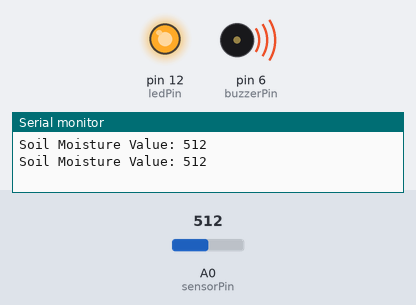
Recording of a sketch running on a simulated Arduino Uno, built with avr-gcc and run on an emulated ATmega328P. On the bench: output pins drawn as LEDs (lit = HIGH), buzzer (waves = sounding), the last lines printed to the serial monitor. The inputs (shaded band) are chosen by the test bench; at power-on: A0 (sensorPin) = 512.

Above: at 1.8 s.
1.9 s: A0 (sensorPin) set to 109
3.4 s: A0 (sensorPin) set to 93
At 4.7 s:
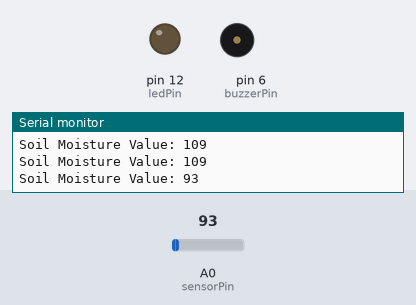
5.5 s: A0 (sensorPin) set to 110
At 6.3 s:
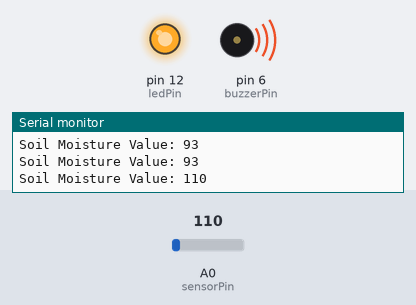
7.5 s: A0 (sensorPin) set to 90
At 9.0 s:
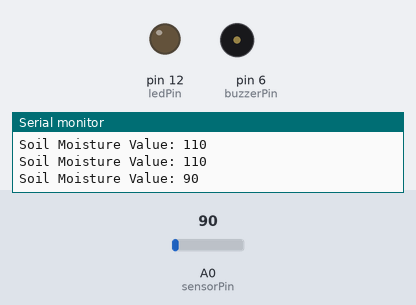
Timing chart, 0 to 10.5 s (numbered marks = the images above; inputs shaded):
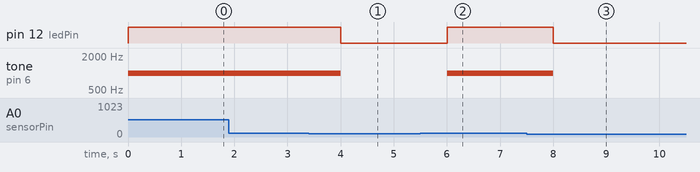

Measured:
- the behaviour switches between 101 and 100 on A0 (sensorPin) (found by bisection; images 0 and 1)
- after the input at 3.4 s, pin 12 (ledPin): HIGH → LOW after 0.60 s; tone on pin 6 (buzzerPin): 1000 Hz → silent after 0.60 s
- after the input at 5.5 s, pin 12 (ledPin): LOW → HIGH after 0.50 s; tone on pin 6 (buzzerPin): silent → 1000 Hz after 0.50 s
- after the input at 7.5 s, pin 12 (ledPin): HIGH → LOW after 0.50 s; tone on pin 6 (buzzerPin): 1000 Hz → silent after 0.50 s

The sketch:

Soil_moisture_sensor.ino
```cpp
// Pin definitions
const int sensorPin = A0;   // Soil moisture sensor analog output
const int ledPin = 12;       // LED connected to digital pin 8
const int buzzerPin = 6;    // Buzzer connected to digital pin 9

// Threshold for dryness (adjust if needed)
int threshold = 100;

void setup() {
  pinMode(ledPin, OUTPUT);
  pinMode(buzzerPin, OUTPUT);
  Serial.begin(9600);
}

void loop() {
  int sensorValue = analogRead(sensorPin);
  Serial.print("Soil Moisture Value: ");
  Serial.println(sensorValue);

  // If the soil is dry
  if (sensorValue > threshold) {
    digitalWrite(ledPin, HIGH);   // Turn on LED
    tone(buzzerPin, 1000);        // Activate buzzer
  } else {
    digitalWrite(ledPin, LOW);    // Turn off LED
    noTone(buzzerPin);            // Turn off buzzer
  }

  delay(1000); // Read every second
}
```
